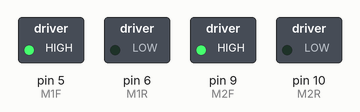
Bench run of a sketch on a simulated Arduino Uno, built with avr-gcc and run on an emulated ATmega328P. On the bench: switched loads named in the sketch (green lamp = pin HIGH).

Above: at 0.2 s.
At 1.2 s:
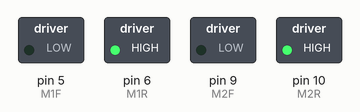
At 1.7 s:
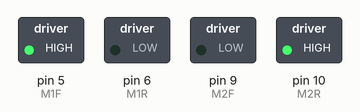
At 3.0 s:
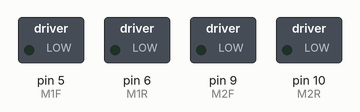
At 4.7 s:
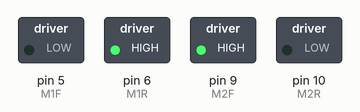
Timing chart, 0 to 5.2 s (numbered marks = the images above):
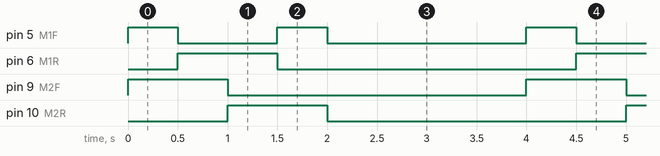

Measured:
- by itself, pin 5 (M1F): repeats every 4.0 s: LOW 1.0 s, HIGH 0.50 s, LOW 2.0 s, HIGH 0.50 s
- by itself, pin 6 (M1R), pin 9 (M2F), pin 10 (M2R): alternates HIGH for 1.0 s and LOW for 3.0 s
- by itself, everything shown: repeats every 4.0 s, in 5 steps

The sketch:

Vincent.ino
```cpp
void setup() {
  // put your setup code here, to run once:

}

void loop() {
  // put your main code here, to run repeatedly:

  forward(100.0);
  delay(500);
  left(100.0);
  delay(500);
  backward(100.0);
  delay(500);
  right(100.0);
  delay(500);
  stop();
  delay(2000);
}
```

robotlib.ino
```cpp
// Direction values
typedef enum dir
{
  STOP,
  FORWARD,
  BACKWARD,
  LEFT,
  RIGHT
} dir;

// Motor control pins
#define M1F   5
#define M1R   6
#define M2F   9
#define M2R   10


// Ensure that percent is between 0 and 100
double checkPercent(double percent)
{
  if(percent < 0.0)
    return 0.0;
  else
    if(percent > 100.0)
      return 100.0;
    else
      return percent;
}

// Get PWM value based on percentage
int getPWMValue(double percent)
{
  return (int)(percent/100.0 * 255.0);
}

void move(double percent, int direction)
{
  int val=getPWMValue(checkPercent(percent));

  // Forward and reverse values for motors 1 and 2
  int M1FVal, M1RVal, M2FVal, M2RVal;

  switch(direction)
  {
    case FORWARD:
      M1FVal=val;
      M2FVal=val;

      M1RVal=0;
      M2RVal=0;

    break;

    case BACKWARD:
      M1FVal=0;
      M2FVal=0;

      M1RVal=val;
      M2RVal=val;

    break;

    case LEFT:
      M1FVal=0;
      M2FVal=val;
      M1RVal=val;
      M2RVal=0;
    break;

    case RIGHT:
     M1FVal=val;
     M2FVal=0;
     M1RVal=0;
     M2RVal=val;
    break;

    case STOP:
    default:

    M1FVal=0;
    M2FVal=0;
    M1RVal=0;
    M2RVal=0;
  }

  analogWrite(M1F, M1FVal);
  analogWrite(M2F, M2FVal);
  analogWrite(M1R, M1RVal);
  analogWrite(M2R, M2RVal);
}

void forward(double percent)
{
  move(percent, FORWARD);
}

void backward(double percent)
{
  move(percent, BACKWARD);
}

void left(double percent)
{
  move(percent, LEFT);
}

void right(double percent)
{
  move(percent, RIGHT);
}

void stop()
{
  move(0.0, STOP);
}
```
